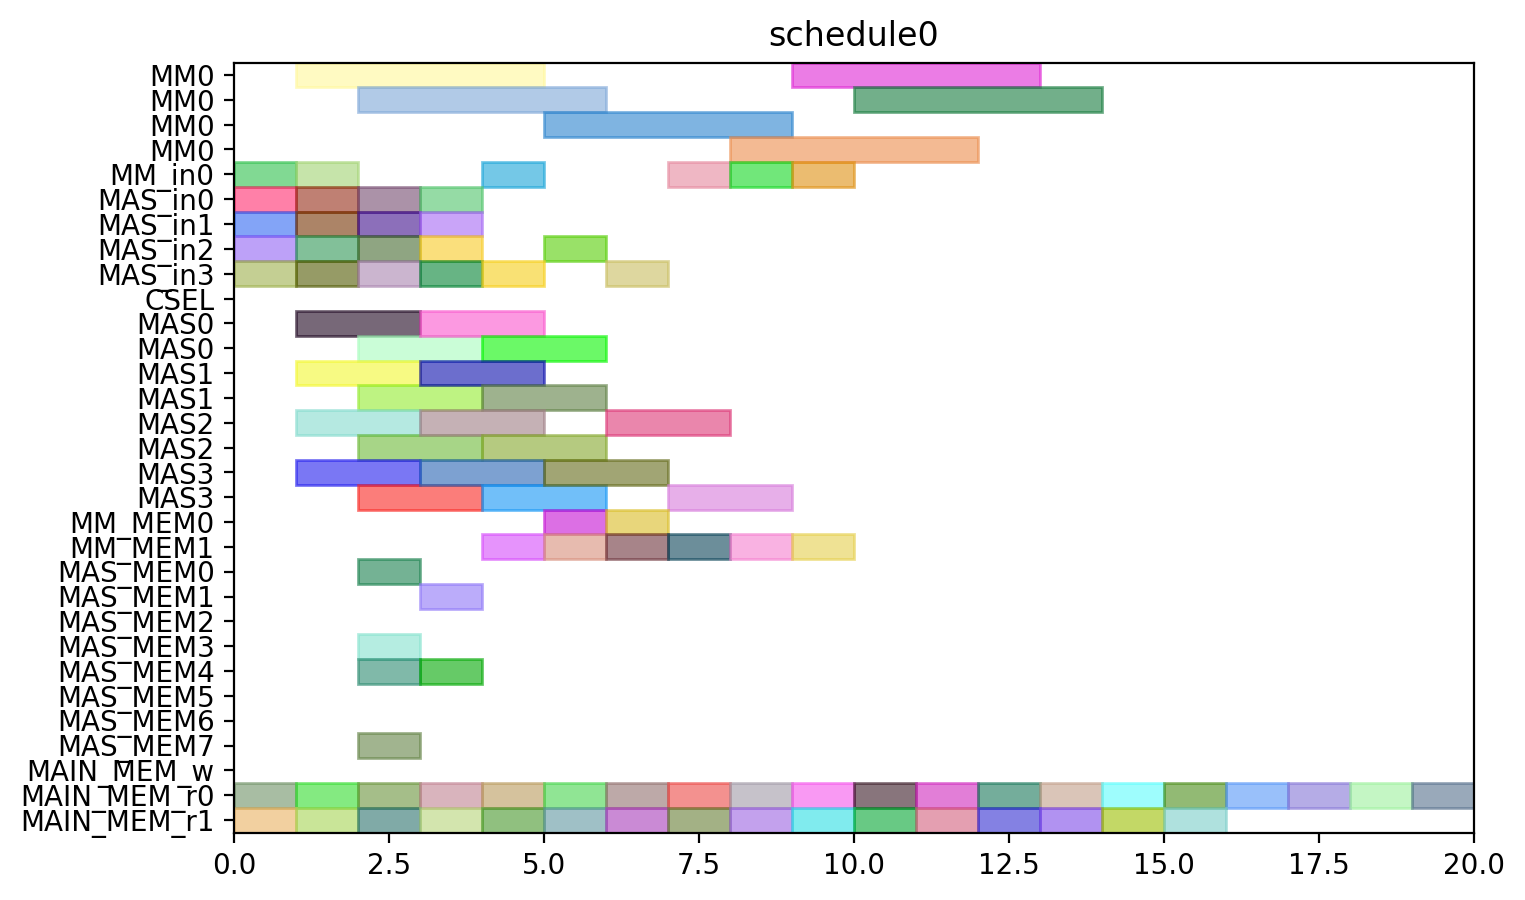

Write Python code to recreate this figure.
from pyschedule import Scenario, solvers, plotters, alt


def solve():
	horizon = 90
	S = Scenario("schedule0", horizon=horizon)

	# resource
	MM = S.Resources('MM', num=1, size=4)
	MM_in = S.Resources('MM_in', num=1)
	MAS_in = S.Resources('MAS_in', num=4)
	CSEL = S.Resource('CSEL')
	MAS = S.Resources('MAS', num=4, size=2, periods=range(1, horizon))
	MM_MEM = S.Resources('MM_MEM', num=2)
	MAS_MEM = S.Resources('MAS_MEM', num=8)
	MAIN_MEM_w = S.Resource('MAIN_MEM_w', size=1)
	MAIN_MEM_r = S.Resources('MAIN_MEM_r', num=2)

	# result of previous scheduling

	# new tasks
	c_qinv_denom_inv0 = S.Task('c_qinv_denom_inv0', length=4, delay_cost=1)
	c_qinv_denom_inv0 += alt(MM)
	c_qinv_denom_inv0_in = S.Task('c_qinv_denom_inv0_in', length=1, delay_cost=1)
	c_qinv_denom_inv0_in += alt(MM_in)
	S += c_qinv_denom_inv0>=c_qinv_denom_inv0_in

	c_qinv_denom_inv0_mem0 = S.Task('c_qinv_denom_inv0_mem0', length=1, delay_cost=1)
	c_qinv_denom_inv0_mem0 += MAIN_MEM_r[0]
	c_qinv_denom_inv0_mem1 = S.Task('c_qinv_denom_inv0_mem1', length=1, delay_cost=1)
	c_qinv_denom_inv0_mem1 += MAIN_MEM_r[1]
	c_qinv_denom_inv1_ = S.Task('c_qinv_denom_inv1_', length=4, delay_cost=1)
	c_qinv_denom_inv1_ += alt(MM)
	c_qinv_denom_inv1__in = S.Task('c_qinv_denom_inv1__in', length=1, delay_cost=1)
	c_qinv_denom_inv1__in += alt(MM_in)
	S += c_qinv_denom_inv1_>=c_qinv_denom_inv1__in

	c_qinv_denom_inv1__mem0 = S.Task('c_qinv_denom_inv1__mem0', length=1, delay_cost=1)
	c_qinv_denom_inv1__mem0 += MAIN_MEM_r[0]
	c_qinv_denom_inv1__mem1 = S.Task('c_qinv_denom_inv1__mem1', length=1, delay_cost=1)
	c_qinv_denom_inv1__mem1 += MAIN_MEM_r[1]
	c_qinv0_t2 = S.Task('c_qinv0_t2', length=2, delay_cost=1)
	c_qinv0_t2 += alt(MAS)
	c_qinv0_t2_in = S.Task('c_qinv0_t2_in', length=1, delay_cost=1)
	c_qinv0_t2_in += alt(MAS_in)
	S += c_qinv0_t2_in*MAS_in[0]<=c_qinv0_t2*MAS[0]

	S += c_qinv0_t2_in*MAS_in[1]<=c_qinv0_t2*MAS[1]

	S += c_qinv0_t2_in*MAS_in[2]<=c_qinv0_t2*MAS[2]

	S += c_qinv0_t2_in*MAS_in[3]<=c_qinv0_t2*MAS[3]

	c_qinv0_t2_mem0 = S.Task('c_qinv0_t2_mem0', length=1, delay_cost=1)
	c_qinv0_t2_mem0 += MAIN_MEM_r[0]
	c_qinv0_t2_mem1 = S.Task('c_qinv0_t2_mem1', length=1, delay_cost=1)
	c_qinv0_t2_mem1 += MAIN_MEM_r[1]
	c_qinv1__t2 = S.Task('c_qinv1__t2', length=2, delay_cost=1)
	c_qinv1__t2 += alt(MAS)
	c_qinv1__t2_in = S.Task('c_qinv1__t2_in', length=1, delay_cost=1)
	c_qinv1__t2_in += alt(MAS_in)
	S += c_qinv1__t2_in*MAS_in[0]<=c_qinv1__t2*MAS[0]

	S += c_qinv1__t2_in*MAS_in[1]<=c_qinv1__t2*MAS[1]

	S += c_qinv1__t2_in*MAS_in[2]<=c_qinv1__t2*MAS[2]

	S += c_qinv1__t2_in*MAS_in[3]<=c_qinv1__t2*MAS[3]

	c_qinv1__t2_mem0 = S.Task('c_qinv1__t2_mem0', length=1, delay_cost=1)
	c_qinv1__t2_mem0 += MAIN_MEM_r[0]
	c_qinv1__t2_mem1 = S.Task('c_qinv1__t2_mem1', length=1, delay_cost=1)
	c_qinv1__t2_mem1 += MAIN_MEM_r[1]
	c0_t0_t2 = S.Task('c0_t0_t2', length=2, delay_cost=1)
	c0_t0_t2 += alt(MAS)
	c0_t0_t2_in = S.Task('c0_t0_t2_in', length=1, delay_cost=1)
	c0_t0_t2_in += alt(MAS_in)
	S += c0_t0_t2_in*MAS_in[0]<=c0_t0_t2*MAS[0]

	S += c0_t0_t2_in*MAS_in[1]<=c0_t0_t2*MAS[1]

	S += c0_t0_t2_in*MAS_in[2]<=c0_t0_t2*MAS[2]

	S += c0_t0_t2_in*MAS_in[3]<=c0_t0_t2*MAS[3]

	c0_t0_t2_mem0 = S.Task('c0_t0_t2_mem0', length=1, delay_cost=1)
	c0_t0_t2_mem0 += MAIN_MEM_r[0]
	c0_t0_t2_mem1 = S.Task('c0_t0_t2_mem1', length=1, delay_cost=1)
	c0_t0_t2_mem1 += MAIN_MEM_r[1]
	c0_t1_t2 = S.Task('c0_t1_t2', length=2, delay_cost=1)
	c0_t1_t2 += alt(MAS)
	c0_t1_t2_in = S.Task('c0_t1_t2_in', length=1, delay_cost=1)
	c0_t1_t2_in += alt(MAS_in)
	S += c0_t1_t2_in*MAS_in[0]<=c0_t1_t2*MAS[0]

	S += c0_t1_t2_in*MAS_in[1]<=c0_t1_t2*MAS[1]

	S += c0_t1_t2_in*MAS_in[2]<=c0_t1_t2*MAS[2]

	S += c0_t1_t2_in*MAS_in[3]<=c0_t1_t2*MAS[3]

	c0_t1_t2_mem0 = S.Task('c0_t1_t2_mem0', length=1, delay_cost=1)
	c0_t1_t2_mem0 += MAIN_MEM_r[0]
	c0_t1_t2_mem1 = S.Task('c0_t1_t2_mem1', length=1, delay_cost=1)
	c0_t1_t2_mem1 += MAIN_MEM_r[1]
	c0_t20 = S.Task('c0_t20', length=2, delay_cost=1)
	c0_t20 += alt(MAS)
	c0_t20_in = S.Task('c0_t20_in', length=1, delay_cost=1)
	c0_t20_in += alt(MAS_in)
	S += c0_t20_in*MAS_in[0]<=c0_t20*MAS[0]

	S += c0_t20_in*MAS_in[1]<=c0_t20*MAS[1]

	S += c0_t20_in*MAS_in[2]<=c0_t20*MAS[2]

	S += c0_t20_in*MAS_in[3]<=c0_t20*MAS[3]

	c0_t20_mem0 = S.Task('c0_t20_mem0', length=1, delay_cost=1)
	c0_t20_mem0 += MAIN_MEM_r[0]
	c0_t20_mem1 = S.Task('c0_t20_mem1', length=1, delay_cost=1)
	c0_t20_mem1 += MAIN_MEM_r[1]
	c0_t21 = S.Task('c0_t21', length=2, delay_cost=1)
	c0_t21 += alt(MAS)
	c0_t21_in = S.Task('c0_t21_in', length=1, delay_cost=1)
	c0_t21_in += alt(MAS_in)
	S += c0_t21_in*MAS_in[0]<=c0_t21*MAS[0]

	S += c0_t21_in*MAS_in[1]<=c0_t21*MAS[1]

	S += c0_t21_in*MAS_in[2]<=c0_t21*MAS[2]

	S += c0_t21_in*MAS_in[3]<=c0_t21*MAS[3]

	c0_t21_mem0 = S.Task('c0_t21_mem0', length=1, delay_cost=1)
	c0_t21_mem0 += MAIN_MEM_r[0]
	c0_t21_mem1 = S.Task('c0_t21_mem1', length=1, delay_cost=1)
	c0_t21_mem1 += MAIN_MEM_r[1]
	c1_t0_t2 = S.Task('c1_t0_t2', length=2, delay_cost=1)
	c1_t0_t2 += alt(MAS)
	c1_t0_t2_in = S.Task('c1_t0_t2_in', length=1, delay_cost=1)
	c1_t0_t2_in += alt(MAS_in)
	S += c1_t0_t2_in*MAS_in[0]<=c1_t0_t2*MAS[0]

	S += c1_t0_t2_in*MAS_in[1]<=c1_t0_t2*MAS[1]

	S += c1_t0_t2_in*MAS_in[2]<=c1_t0_t2*MAS[2]

	S += c1_t0_t2_in*MAS_in[3]<=c1_t0_t2*MAS[3]

	c1_t0_t2_mem0 = S.Task('c1_t0_t2_mem0', length=1, delay_cost=1)
	c1_t0_t2_mem0 += MAIN_MEM_r[0]
	c1_t0_t2_mem1 = S.Task('c1_t0_t2_mem1', length=1, delay_cost=1)
	c1_t0_t2_mem1 += MAIN_MEM_r[1]
	c1_t1_t2 = S.Task('c1_t1_t2', length=2, delay_cost=1)
	c1_t1_t2 += alt(MAS)
	c1_t1_t2_in = S.Task('c1_t1_t2_in', length=1, delay_cost=1)
	c1_t1_t2_in += alt(MAS_in)
	S += c1_t1_t2_in*MAS_in[0]<=c1_t1_t2*MAS[0]

	S += c1_t1_t2_in*MAS_in[1]<=c1_t1_t2*MAS[1]

	S += c1_t1_t2_in*MAS_in[2]<=c1_t1_t2*MAS[2]

	S += c1_t1_t2_in*MAS_in[3]<=c1_t1_t2*MAS[3]

	c1_t1_t2_mem0 = S.Task('c1_t1_t2_mem0', length=1, delay_cost=1)
	c1_t1_t2_mem0 += MAIN_MEM_r[0]
	c1_t1_t2_mem1 = S.Task('c1_t1_t2_mem1', length=1, delay_cost=1)
	c1_t1_t2_mem1 += MAIN_MEM_r[1]
	c1_t20 = S.Task('c1_t20', length=2, delay_cost=1)
	c1_t20 += alt(MAS)
	c1_t20_in = S.Task('c1_t20_in', length=1, delay_cost=1)
	c1_t20_in += alt(MAS_in)
	S += c1_t20_in*MAS_in[0]<=c1_t20*MAS[0]

	S += c1_t20_in*MAS_in[1]<=c1_t20*MAS[1]

	S += c1_t20_in*MAS_in[2]<=c1_t20*MAS[2]

	S += c1_t20_in*MAS_in[3]<=c1_t20*MAS[3]

	c1_t20_mem0 = S.Task('c1_t20_mem0', length=1, delay_cost=1)
	c1_t20_mem0 += MAIN_MEM_r[0]
	c1_t20_mem1 = S.Task('c1_t20_mem1', length=1, delay_cost=1)
	c1_t20_mem1 += MAIN_MEM_r[1]
	c1_t21 = S.Task('c1_t21', length=2, delay_cost=1)
	c1_t21 += alt(MAS)
	c1_t21_in = S.Task('c1_t21_in', length=1, delay_cost=1)
	c1_t21_in += alt(MAS_in)
	S += c1_t21_in*MAS_in[0]<=c1_t21*MAS[0]

	S += c1_t21_in*MAS_in[1]<=c1_t21*MAS[1]

	S += c1_t21_in*MAS_in[2]<=c1_t21*MAS[2]

	S += c1_t21_in*MAS_in[3]<=c1_t21*MAS[3]

	c1_t21_mem0 = S.Task('c1_t21_mem0', length=1, delay_cost=1)
	c1_t21_mem0 += MAIN_MEM_r[0]
	c1_t21_mem1 = S.Task('c1_t21_mem1', length=1, delay_cost=1)
	c1_t21_mem1 += MAIN_MEM_r[1]
	c2_t0_t2 = S.Task('c2_t0_t2', length=2, delay_cost=1)
	c2_t0_t2 += alt(MAS)
	c2_t0_t2_in = S.Task('c2_t0_t2_in', length=1, delay_cost=1)
	c2_t0_t2_in += alt(MAS_in)
	S += c2_t0_t2_in*MAS_in[0]<=c2_t0_t2*MAS[0]

	S += c2_t0_t2_in*MAS_in[1]<=c2_t0_t2*MAS[1]

	S += c2_t0_t2_in*MAS_in[2]<=c2_t0_t2*MAS[2]

	S += c2_t0_t2_in*MAS_in[3]<=c2_t0_t2*MAS[3]

	c2_t0_t2_mem0 = S.Task('c2_t0_t2_mem0', length=1, delay_cost=1)
	c2_t0_t2_mem0 += MAIN_MEM_r[0]
	c2_t0_t2_mem1 = S.Task('c2_t0_t2_mem1', length=1, delay_cost=1)
	c2_t0_t2_mem1 += MAIN_MEM_r[1]
	c2_t1_t2 = S.Task('c2_t1_t2', length=2, delay_cost=1)
	c2_t1_t2 += alt(MAS)
	c2_t1_t2_in = S.Task('c2_t1_t2_in', length=1, delay_cost=1)
	c2_t1_t2_in += alt(MAS_in)
	S += c2_t1_t2_in*MAS_in[0]<=c2_t1_t2*MAS[0]

	S += c2_t1_t2_in*MAS_in[1]<=c2_t1_t2*MAS[1]

	S += c2_t1_t2_in*MAS_in[2]<=c2_t1_t2*MAS[2]

	S += c2_t1_t2_in*MAS_in[3]<=c2_t1_t2*MAS[3]

	c2_t1_t2_mem0 = S.Task('c2_t1_t2_mem0', length=1, delay_cost=1)
	c2_t1_t2_mem0 += MAIN_MEM_r[0]
	c2_t1_t2_mem1 = S.Task('c2_t1_t2_mem1', length=1, delay_cost=1)
	c2_t1_t2_mem1 += MAIN_MEM_r[1]
	c2_t20 = S.Task('c2_t20', length=2, delay_cost=1)
	c2_t20 += alt(MAS)
	c2_t20_in = S.Task('c2_t20_in', length=1, delay_cost=1)
	c2_t20_in += alt(MAS_in)
	S += c2_t20_in*MAS_in[0]<=c2_t20*MAS[0]

	S += c2_t20_in*MAS_in[1]<=c2_t20*MAS[1]

	S += c2_t20_in*MAS_in[2]<=c2_t20*MAS[2]

	S += c2_t20_in*MAS_in[3]<=c2_t20*MAS[3]

	c2_t20_mem0 = S.Task('c2_t20_mem0', length=1, delay_cost=1)
	c2_t20_mem0 += MAIN_MEM_r[0]
	c2_t20_mem1 = S.Task('c2_t20_mem1', length=1, delay_cost=1)
	c2_t20_mem1 += MAIN_MEM_r[1]
	c2_t21 = S.Task('c2_t21', length=2, delay_cost=1)
	c2_t21 += alt(MAS)
	c2_t21_in = S.Task('c2_t21_in', length=1, delay_cost=1)
	c2_t21_in += alt(MAS_in)
	S += c2_t21_in*MAS_in[0]<=c2_t21*MAS[0]

	S += c2_t21_in*MAS_in[1]<=c2_t21*MAS[1]

	S += c2_t21_in*MAS_in[2]<=c2_t21*MAS[2]

	S += c2_t21_in*MAS_in[3]<=c2_t21*MAS[3]

	c2_t21_mem0 = S.Task('c2_t21_mem0', length=1, delay_cost=1)
	c2_t21_mem0 += MAIN_MEM_r[0]
	c2_t21_mem1 = S.Task('c2_t21_mem1', length=1, delay_cost=1)
	c2_t21_mem1 += MAIN_MEM_r[1]
	c_qinv0_t0 = S.Task('c_qinv0_t0', length=4, delay_cost=1)
	c_qinv0_t0 += alt(MM)
	c_qinv0_t0_in = S.Task('c_qinv0_t0_in', length=1, delay_cost=1)
	c_qinv0_t0_in += alt(MM_in)
	S += c_qinv0_t0>=c_qinv0_t0_in

	c_qinv0_t0_mem0 = S.Task('c_qinv0_t0_mem0', length=1, delay_cost=1)
	c_qinv0_t0_mem0 += MAIN_MEM_r[0]
	c_qinv0_t0_mem1 = S.Task('c_qinv0_t0_mem1', length=1, delay_cost=1)
	c_qinv0_t0_mem1 += alt(MM_MEM)
	S += (c_qinv_denom_inv0*MM[0])-1 < c_qinv0_t0_mem1*MM_MEM[1]
	S += c_qinv0_t0_mem1 <= c_qinv0_t0

	c_qinv0_t1 = S.Task('c_qinv0_t1', length=4, delay_cost=1)
	c_qinv0_t1 += alt(MM)
	c_qinv0_t1_in = S.Task('c_qinv0_t1_in', length=1, delay_cost=1)
	c_qinv0_t1_in += alt(MM_in)
	S += c_qinv0_t1>=c_qinv0_t1_in

	c_qinv0_t1_mem0 = S.Task('c_qinv0_t1_mem0', length=1, delay_cost=1)
	c_qinv0_t1_mem0 += MAIN_MEM_r[0]
	c_qinv0_t1_mem1 = S.Task('c_qinv0_t1_mem1', length=1, delay_cost=1)
	c_qinv0_t1_mem1 += alt(MM_MEM)
	S += (c_qinv_denom_inv1_*MM[0])-1 < c_qinv0_t1_mem1*MM_MEM[1]
	S += c_qinv0_t1_mem1 <= c_qinv0_t1

	c_qinv0_t3 = S.Task('c_qinv0_t3', length=2, delay_cost=1)
	c_qinv0_t3 += alt(MAS)
	c_qinv0_t3_in = S.Task('c_qinv0_t3_in', length=1, delay_cost=1)
	c_qinv0_t3_in += alt(MAS_in)
	S += c_qinv0_t3_in*MAS_in[0]<=c_qinv0_t3*MAS[0]

	S += c_qinv0_t3_in*MAS_in[1]<=c_qinv0_t3*MAS[1]

	S += c_qinv0_t3_in*MAS_in[2]<=c_qinv0_t3*MAS[2]

	S += c_qinv0_t3_in*MAS_in[3]<=c_qinv0_t3*MAS[3]

	c_qinv0_t3_mem0 = S.Task('c_qinv0_t3_mem0', length=1, delay_cost=1)
	c_qinv0_t3_mem0 += alt(MM_MEM)
	S += (c_qinv_denom_inv0*MM[0])-1 < c_qinv0_t3_mem0*MM_MEM[0]
	S += c_qinv0_t3_mem0 <= c_qinv0_t3

	c_qinv0_t3_mem1 = S.Task('c_qinv0_t3_mem1', length=1, delay_cost=1)
	c_qinv0_t3_mem1 += alt(MM_MEM)
	S += (c_qinv_denom_inv1_*MM[0])-1 < c_qinv0_t3_mem1*MM_MEM[1]
	S += c_qinv0_t3_mem1 <= c_qinv0_t3

	c_qinv1__t0 = S.Task('c_qinv1__t0', length=4, delay_cost=1)
	c_qinv1__t0 += alt(MM)
	c_qinv1__t0_in = S.Task('c_qinv1__t0_in', length=1, delay_cost=1)
	c_qinv1__t0_in += alt(MM_in)
	S += c_qinv1__t0>=c_qinv1__t0_in

	c_qinv1__t0_mem0 = S.Task('c_qinv1__t0_mem0', length=1, delay_cost=1)
	c_qinv1__t0_mem0 += MAIN_MEM_r[0]
	c_qinv1__t0_mem1 = S.Task('c_qinv1__t0_mem1', length=1, delay_cost=1)
	c_qinv1__t0_mem1 += alt(MM_MEM)
	S += (c_qinv_denom_inv0*MM[0])-1 < c_qinv1__t0_mem1*MM_MEM[1]
	S += c_qinv1__t0_mem1 <= c_qinv1__t0

	c_qinv1__t1 = S.Task('c_qinv1__t1', length=4, delay_cost=1)
	c_qinv1__t1 += alt(MM)
	c_qinv1__t1_in = S.Task('c_qinv1__t1_in', length=1, delay_cost=1)
	c_qinv1__t1_in += alt(MM_in)
	S += c_qinv1__t1>=c_qinv1__t1_in

	c_qinv1__t1_mem0 = S.Task('c_qinv1__t1_mem0', length=1, delay_cost=1)
	c_qinv1__t1_mem0 += MAIN_MEM_r[0]
	c_qinv1__t1_mem1 = S.Task('c_qinv1__t1_mem1', length=1, delay_cost=1)
	c_qinv1__t1_mem1 += alt(MM_MEM)
	S += (c_qinv_denom_inv1_*MM[0])-1 < c_qinv1__t1_mem1*MM_MEM[1]
	S += c_qinv1__t1_mem1 <= c_qinv1__t1

	c_qinv1__t3 = S.Task('c_qinv1__t3', length=2, delay_cost=1)
	c_qinv1__t3 += alt(MAS)
	c_qinv1__t3_in = S.Task('c_qinv1__t3_in', length=1, delay_cost=1)
	c_qinv1__t3_in += alt(MAS_in)
	S += c_qinv1__t3_in*MAS_in[0]<=c_qinv1__t3*MAS[0]

	S += c_qinv1__t3_in*MAS_in[1]<=c_qinv1__t3*MAS[1]

	S += c_qinv1__t3_in*MAS_in[2]<=c_qinv1__t3*MAS[2]

	S += c_qinv1__t3_in*MAS_in[3]<=c_qinv1__t3*MAS[3]

	c_qinv1__t3_mem0 = S.Task('c_qinv1__t3_mem0', length=1, delay_cost=1)
	c_qinv1__t3_mem0 += alt(MM_MEM)
	S += (c_qinv_denom_inv0*MM[0])-1 < c_qinv1__t3_mem0*MM_MEM[0]
	S += c_qinv1__t3_mem0 <= c_qinv1__t3

	c_qinv1__t3_mem1 = S.Task('c_qinv1__t3_mem1', length=1, delay_cost=1)
	c_qinv1__t3_mem1 += alt(MM_MEM)
	S += (c_qinv_denom_inv1_*MM[0])-1 < c_qinv1__t3_mem1*MM_MEM[1]
	S += c_qinv1__t3_mem1 <= c_qinv1__t3

	c0_t4_t2 = S.Task('c0_t4_t2', length=2, delay_cost=1)
	c0_t4_t2 += alt(MAS)
	c0_t4_t2_in = S.Task('c0_t4_t2_in', length=1, delay_cost=1)
	c0_t4_t2_in += alt(MAS_in)
	S += c0_t4_t2_in*MAS_in[0]<=c0_t4_t2*MAS[0]

	S += c0_t4_t2_in*MAS_in[1]<=c0_t4_t2*MAS[1]

	S += c0_t4_t2_in*MAS_in[2]<=c0_t4_t2*MAS[2]

	S += c0_t4_t2_in*MAS_in[3]<=c0_t4_t2*MAS[3]

	c0_t4_t2_mem0 = S.Task('c0_t4_t2_mem0', length=1, delay_cost=1)
	c0_t4_t2_mem0 += alt(MAS_MEM)
	S += (c0_t20*MAS[0])-1 < c0_t4_t2_mem0*MAS_MEM[0]
	S += (c0_t20*MAS[1])-1 < c0_t4_t2_mem0*MAS_MEM[2]
	S += (c0_t20*MAS[2])-1 < c0_t4_t2_mem0*MAS_MEM[4]
	S += (c0_t20*MAS[3])-1 < c0_t4_t2_mem0*MAS_MEM[6]
	S += c0_t4_t2_mem0 <= c0_t4_t2

	c0_t4_t2_mem1 = S.Task('c0_t4_t2_mem1', length=1, delay_cost=1)
	c0_t4_t2_mem1 += alt(MAS_MEM)
	S += (c0_t21*MAS[0])-1 < c0_t4_t2_mem1*MAS_MEM[1]
	S += (c0_t21*MAS[1])-1 < c0_t4_t2_mem1*MAS_MEM[3]
	S += (c0_t21*MAS[2])-1 < c0_t4_t2_mem1*MAS_MEM[5]
	S += (c0_t21*MAS[3])-1 < c0_t4_t2_mem1*MAS_MEM[7]
	S += c0_t4_t2_mem1 <= c0_t4_t2

	c1_t4_t2 = S.Task('c1_t4_t2', length=2, delay_cost=1)
	c1_t4_t2 += alt(MAS)
	c1_t4_t2_in = S.Task('c1_t4_t2_in', length=1, delay_cost=1)
	c1_t4_t2_in += alt(MAS_in)
	S += c1_t4_t2_in*MAS_in[0]<=c1_t4_t2*MAS[0]

	S += c1_t4_t2_in*MAS_in[1]<=c1_t4_t2*MAS[1]

	S += c1_t4_t2_in*MAS_in[2]<=c1_t4_t2*MAS[2]

	S += c1_t4_t2_in*MAS_in[3]<=c1_t4_t2*MAS[3]

	c1_t4_t2_mem0 = S.Task('c1_t4_t2_mem0', length=1, delay_cost=1)
	c1_t4_t2_mem0 += alt(MAS_MEM)
	S += (c1_t20*MAS[0])-1 < c1_t4_t2_mem0*MAS_MEM[0]
	S += (c1_t20*MAS[1])-1 < c1_t4_t2_mem0*MAS_MEM[2]
	S += (c1_t20*MAS[2])-1 < c1_t4_t2_mem0*MAS_MEM[4]
	S += (c1_t20*MAS[3])-1 < c1_t4_t2_mem0*MAS_MEM[6]
	S += c1_t4_t2_mem0 <= c1_t4_t2

	c1_t4_t2_mem1 = S.Task('c1_t4_t2_mem1', length=1, delay_cost=1)
	c1_t4_t2_mem1 += alt(MAS_MEM)
	S += (c1_t21*MAS[0])-1 < c1_t4_t2_mem1*MAS_MEM[1]
	S += (c1_t21*MAS[1])-1 < c1_t4_t2_mem1*MAS_MEM[3]
	S += (c1_t21*MAS[2])-1 < c1_t4_t2_mem1*MAS_MEM[5]
	S += (c1_t21*MAS[3])-1 < c1_t4_t2_mem1*MAS_MEM[7]
	S += c1_t4_t2_mem1 <= c1_t4_t2

	c2_t4_t2 = S.Task('c2_t4_t2', length=2, delay_cost=1)
	c2_t4_t2 += alt(MAS)
	c2_t4_t2_in = S.Task('c2_t4_t2_in', length=1, delay_cost=1)
	c2_t4_t2_in += alt(MAS_in)
	S += c2_t4_t2_in*MAS_in[0]<=c2_t4_t2*MAS[0]

	S += c2_t4_t2_in*MAS_in[1]<=c2_t4_t2*MAS[1]

	S += c2_t4_t2_in*MAS_in[2]<=c2_t4_t2*MAS[2]

	S += c2_t4_t2_in*MAS_in[3]<=c2_t4_t2*MAS[3]

	c2_t4_t2_mem0 = S.Task('c2_t4_t2_mem0', length=1, delay_cost=1)
	c2_t4_t2_mem0 += alt(MAS_MEM)
	S += (c2_t20*MAS[0])-1 < c2_t4_t2_mem0*MAS_MEM[0]
	S += (c2_t20*MAS[1])-1 < c2_t4_t2_mem0*MAS_MEM[2]
	S += (c2_t20*MAS[2])-1 < c2_t4_t2_mem0*MAS_MEM[4]
	S += (c2_t20*MAS[3])-1 < c2_t4_t2_mem0*MAS_MEM[6]
	S += c2_t4_t2_mem0 <= c2_t4_t2

	c2_t4_t2_mem1 = S.Task('c2_t4_t2_mem1', length=1, delay_cost=1)
	c2_t4_t2_mem1 += alt(MAS_MEM)
	S += (c2_t21*MAS[0])-1 < c2_t4_t2_mem1*MAS_MEM[1]
	S += (c2_t21*MAS[1])-1 < c2_t4_t2_mem1*MAS_MEM[3]
	S += (c2_t21*MAS[2])-1 < c2_t4_t2_mem1*MAS_MEM[5]
	S += (c2_t21*MAS[3])-1 < c2_t4_t2_mem1*MAS_MEM[7]
	S += c2_t4_t2_mem1 <= c2_t4_t2

	solvers.mip.solve(S,msg=1,kind='CPLEX',ratio_gap=1.01)

	solution = [['hoge']*len(S.solution()[1]) for i in range(len(S.solution()))]
	for i in range(len(S.solution())):
		for j in range(len(S.solution()[i])):
			solution[i][j]=str(S.solution()[i][j])
	print(solution)

	cycles = int(solution[-1][3])

	pic_file_name = "/home/mfukuda/ABE/multiRAM_multiMAS_16mux/scheduling_result/stage4MM1_stage2MAS4/FP12_INV_AFTER_FPINV/schedule0.png"
	if(S.solution() != []):
		plotters.matplotlib.plot(S,img_filename=pic_file_name, show_task_labels=False, fig_size=(cycles*0.25+3, 5))

	return solution
